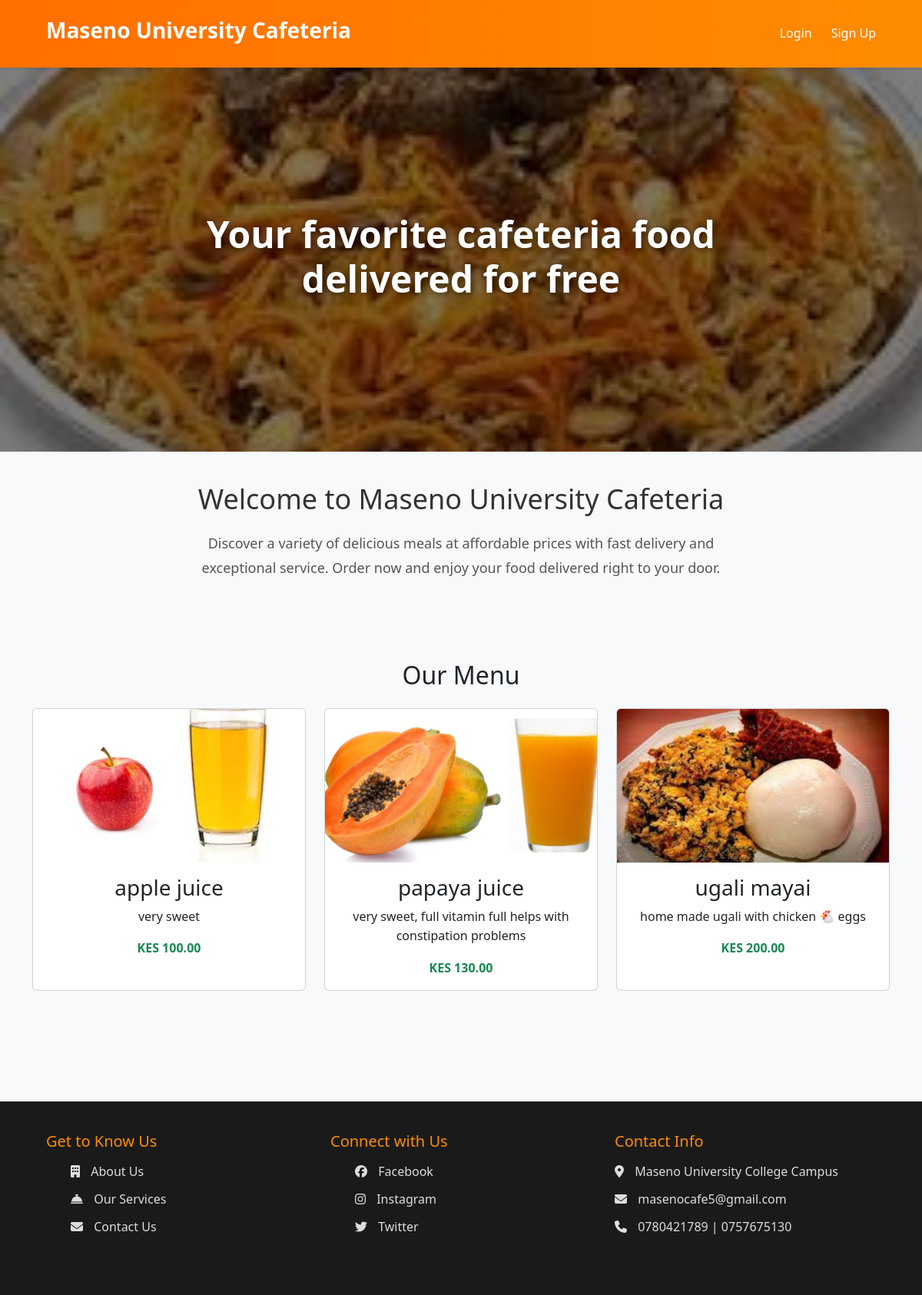
The page / on the database its author committed.
### tables this page shows
CREATE TABLE `menu_items` (
  `id` int(11) NOT NULL,
  `name` varchar(100) NOT NULL,
  `description` text DEFAULT NULL,
  `category` varchar(100) DEFAULT NULL,
  `price` decimal(10,2) NOT NULL,
  `image` varchar(255) DEFAULT NULL,
  `created_at` timestamp NOT NULL DEFAULT current_timestamp()
);

### index.php (the view, shortened to what this page needs)
<?php
require 'db_connect.php';
$result = $conn->query("SELECT id, name, price, image, description FROM menu_items");
$menu_items = $result->fetch_all(MYSQLI_ASSOC);
?>
<!DOCTYPE html>
<html lang="en">
<head>
    <link rel="stylesheet" href="https://cdnjs.cloudflare.com/ajax/libs/font-awesome/6.4.2/css/all.min.css">
    <link href="https://cdn.jsdelivr.net/npm/bootstrap@5.3.3/dist/css/bootstrap.min.css" rel="stylesheet">
</head>
<body>
    <header class="header">
        <div class="navbar">
            <h1>Maseno University Cafeteria</h1>
            <nav>
                <a href="login.php">Login</a>
                <a href="signup.php">Sign Up</a>
            </nav>
        </div>
    </header>
    <section class="hero">
        <h2>Your favorite cafeteria food delivered for free</h2>
    </section>
    <section class="intro">
        <h2>Welcome to Maseno University Cafeteria</h2>
        <p>Discover a variety of delicious meals at affordable prices with fast delivery and exceptional service. Order now and enjoy your food delivered right to your door.</p>
    </section>
    <section class="container my-5">
        <h2 class="text-center mb-4">Our Menu</h2>
        <div class="row row-cols-1 row-cols-md-3 g-4" id="menu-items">
            <?php foreach ($menu_items as $index => $item): ?>
                <div class="col">
                    <div class="card menu-card h-100" data-index="<?php echo $index; ?>">
                        <img src="<?php echo htmlspecialchars($item['image']); ?>" class="card-img-top" alt="<?php echo htmlspecialchars($item['name']); ?>">
                        <div class="card-body text-center">
                            <h3 class="card-title"><?php echo htmlspecialchars($item['name']); ?></h3>
                            <p class="card-text"><?php echo htmlspecialchars($item['description']); ?></p>
                            <p class="card-text text-success fw-bold">KES <?php echo number_format($item['price'], 2); ?></p>
                        </div>
                    </div>
                </div>
            <?php endforeach; ?>
        </div>
    </section>
    <footer class="footer">
        <div class="footer-container">
            <div class="footer-section">
                <h3>Get to Know Us</h3>
                <ul>
                    <li><a href="#"><i class="fa-solid fa-building"></i> About Us</a></li>
                    <li><a href="#"><i class="fa-solid fa-concierge-bell"></i> Our Services</a></li>
                    <li><a href="#"><i class="fa-solid fa-envelope"></i> Contact Us</a></li>
                </ul>
            </div>
            <div class="footer-section">
                <h3>Connect with Us</h3>
                <ul>
                    <li><a href="#"><i class="fa-brands fa-facebook"></i> Facebook</a></li>
                    <li><a href="#"><i class="fa-brands fa-instagram"></i> Instagram</a></li>
                    <li><a href="#"><i class="fa-brands fa-twitter"></i> Twitter</a></li>
                </ul>
            </div>
            <div class="footer-section">
                <h3>Contact Info</h3>
                <p><i class="fa-solid fa-location-dot"></i> Maseno University College Campus</p>
                <p><i class="fa-solid fa-envelope"></i> masenocafe5@gmail.com</p>
                <p><i class="fa-solid fa-phone"></i> 0780421789 | 0757675130</p>
            </div>
        </div>
    </footer>
</body>
</html>

### index.php (style rules this page uses)
* { margin: 0; padding: 0; box-sizing: border-box; font-family: 'Segoe UI', Tahoma, Geneva, Verdana, sans-serif; }
body { background-color: #f8f9fa; line-height: 1.6; }
.header { background: linear-gradient(90deg, #ff6f00, #ff8c00); color: white; padding: 15px 60px; position: sticky; top: 0; z-index: 1000; box-shadow: 0 2px 5px rgba(0, 0, 0, 0.1); }
.navbar { display: flex; align-items: center; justify-content: space-between; max-width: 1200px; margin: 0 auto; }
.navbar h1 { font-size: 28px; font-weight: 700; }
.navbar nav { display: flex; gap: 25px; }
.navbar nav a { color: white; text-decoration: none; font-size: 16px; font-weight: 500; transition: color 0.3s ease; }
.hero { position: relative; height: 500px; display: flex; align-items: center; justify-content: center; text-align: center; background: url('images/pilau.jpeg') no-repeat center center/cover; }
.hero::before { content: ''; position: absolute; top: 0; left: 0; width: 100%; height: 100%; background: rgba(0, 0, 0, 0.5); }
.hero h2 { position: relative; font-size: 48px; font-weight: 800; color: white; text-shadow: 2px 2px 8px rgba(0, 0, 0, 0.6); max-width: 800px; padding: 0 20px; }
.intro { text-align: center; padding: 40px 20px; max-width: 800px; margin: 0 auto; }
.intro h2 { font-size: 36px; color: #333; margin-bottom: 20px; }
.intro p { font-size: 18px; color: #555; line-height: 1.8; }
.menu-card { transition: transform 0.3s ease, opacity 0.5s ease; opacity: 0; display: none; }
.menu-card.active { opacity: 1; display: block; }
.menu-card img { height: 200px; object-fit: cover; }
.footer { background: #1a1a1a; color: white; padding: 40px 60px; }
.footer-container { display: grid; grid-template-columns: repeat(auto-fit, minmax(250px, 1fr)); gap: 30px; max-width: 1200px; margin: 0 auto; padding-bottom: 20px; }
.footer-section h3 { font-size: 20px; margin-bottom: 15px; color: #ff8c00; }
.footer-section ul { list-style: none; }
.footer-section ul li { margin: 10px 0; }
.footer-section ul li a { color: #ddd; text-decoration: none; font-size: 16px; transition: color 0.3s ease; }
.footer-section ul li a i { margin-right: 10px; }
.footer-section p { font-size: 16px; color: #ddd; margin: 10px 0; }
.footer-section p i { margin-right: 10px; }

### rows shown on the page
menu_items: image (picture), name "apple juice", description "very sweet", price "100.00"
menu_items: image (picture), name "papaya juice", description "very sweet, full vitamin full helps with constipation problems", price "130.00"
menu_items: image (picture), name "ugali mayai", description "home made ugali with chicken 🐔 eggs", price "200.00"
